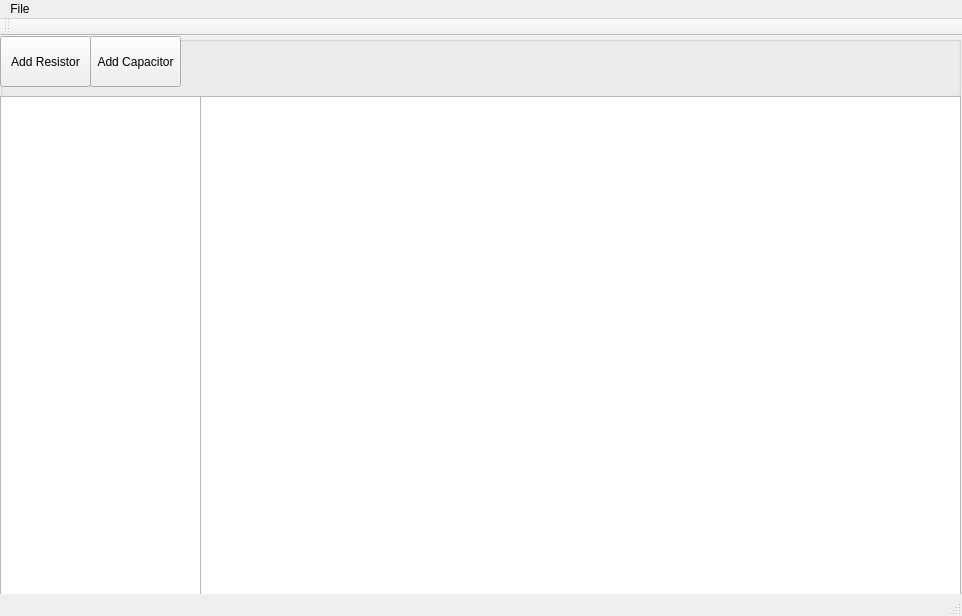
<?xml version="1.0" encoding="UTF-8"?>
<ui version="4.0">
 <class>ApplicationClass</class>
 <widget class="QMainWindow" name="ApplicationClass">
  <property name="geometry">
   <rect>
    <x>0</x>
    <y>0</y>
    <width>962</width>
    <height>616</height>
   </rect>
  </property>
  <property name="windowTitle">
   <string>Application</string>
  </property>
  <widget class="QWidget" name="centralWidget">
   <widget class="QGroupBox" name="groupBox">
    <property name="enabled">
     <bool>true</bool>
    </property>
    <property name="geometry">
     <rect>
      <x>0</x>
      <y>0</y>
      <width>961</width>
      <height>61</height>
     </rect>
    </property>
    <property name="autoFillBackground">
     <bool>true</bool>
    </property>
    <property name="title">
     <string/>
    </property>
    <property name="flat">
     <bool>false</bool>
    </property>
    <property name="checkable">
     <bool>false</bool>
    </property>
    <widget class="QPushButton" name="pushButton">
     <property name="geometry">
      <rect>
       <x>0</x>
       <y>0</y>
       <width>91</width>
       <height>51</height>
      </rect>
     </property>
     <property name="text">
      <string>Add Resistor</string>
     </property>
    </widget>
    <widget class="QPushButton" name="pushButton_2">
     <property name="geometry">
      <rect>
       <x>90</x>
       <y>0</y>
       <width>91</width>
       <height>51</height>
      </rect>
     </property>
     <property name="text">
      <string>Add Capacitor</string>
     </property>
    </widget>
   </widget>
   <widget class="SVGViewer" name="graphicsView">
    <property name="enabled">
     <bool>true</bool>
    </property>
    <property name="geometry">
     <rect>
      <x>200</x>
      <y>60</y>
      <width>761</width>
      <height>501</height>
     </rect>
    </property>
    <property name="contextMenuPolicy">
     <enum>Qt::DefaultContextMenu</enum>
    </property>
   </widget>
   <widget class="QTreeView" name="treeView">
    <property name="geometry">
     <rect>
      <x>0</x>
      <y>60</y>
      <width>201</width>
      <height>501</height>
     </rect>
    </property>
    <property name="horizontalScrollBarPolicy">
     <enum>Qt::ScrollBarAsNeeded</enum>
    </property>
   </widget>
  </widget>
  <widget class="QMenuBar" name="menuBar">
   <property name="geometry">
    <rect>
     <x>0</x>
     <y>0</y>
     <width>962</width>
     <height>21</height>
    </rect>
   </property>
   <widget class="QMenu" name="menuFile">
    <property name="title">
     <string>File</string>
    </property>
    <addaction name="actionNew"/>
    <addaction name="actionOpen"/>
    <addaction name="separator"/>
    <addaction name="actionSave_as"/>
    <addaction name="separator"/>
    <addaction name="actionExit"/>
   </widget>
   <addaction name="menuFile"/>
  </widget>
  <widget class="QToolBar" name="mainToolBar">
   <attribute name="toolBarArea">
    <enum>TopToolBarArea</enum>
   </attribute>
   <attribute name="toolBarBreak">
    <bool>false</bool>
   </attribute>
  </widget>
  <widget class="QStatusBar" name="statusBar"/>
  <action name="actionNew">
   <property name="text">
    <string>New</string>
   </property>
   <property name="shortcut">
    <string>Ctrl+N</string>
   </property>
  </action>
  <action name="actionOpen">
   <property name="text">
    <string>Open</string>
   </property>
   <property name="shortcut">
    <string>Ctrl+O</string>
   </property>
  </action>
  <action name="actionSave">
   <property name="text">
    <string>Save</string>
   </property>
   <property name="shortcut">
    <string>Ctrl+S</string>
   </property>
  </action>
  <action name="actionSave_as">
   <property name="text">
    <string>Save as</string>
   </property>
   <property name="shortcut">
    <string>Ctrl+Shift+S</string>
   </property>
  </action>
  <action name="actionExit">
   <property name="text">
    <string>Exit</string>
   </property>
  </action>
 </widget>
 <layoutdefault spacing="6" margin="11"/>
 <customwidgets>
  <customwidget>
   <class>SVGViewer</class>
   <extends>QGraphicsView</extends>
   <header>svgviewer.h</header>
   <slots>
    <slot>setViewBackground(bool)</slot>
    <slot>setViewOutline(bool)</slot>
    <slot>OpenFile()</slot>
   </slots>
  </customwidget>
 </customwidgets>
 <resources>
  <include location="application.qrc"/>
 </resources>
 <connections>
  <connection>
   <sender>actionExit</sender>
   <signal>triggered()</signal>
   <receiver>ApplicationClass</receiver>
   <slot>close()</slot>
   <hints>
    <hint type="sourcelabel">
     <x>-1</x>
     <y>-1</y>
    </hint>
    <hint type="destinationlabel">
     <x>480</x>
     <y>307</y>
    </hint>
   </hints>
  </connection>
  <connection>
   <sender>actionOpen</sender>
   <signal>triggered()</signal>
   <receiver>ApplicationClass</receiver>
   <slot>OpenFile()</slot>
   <hints>
    <hint type="sourcelabel">
     <x>-1</x>
     <y>-1</y>
    </hint>
    <hint type="destinationlabel">
     <x>480</x>
     <y>307</y>
    </hint>
   </hints>
  </connection>
  <connection>
   <sender>pushButton</sender>
   <signal>clicked()</signal>
   <receiver>ApplicationClass</receiver>
   <slot>AddNewResistor()</slot>
   <hints>
    <hint type="sourcelabel">
     <x>45</x>
     <y>58</y>
    </hint>
    <hint type="destinationlabel">
     <x>480</x>
     <y>307</y>
    </hint>
   </hints>
  </connection>
  <connection>
   <sender>actionSave_as</sender>
   <signal>triggered()</signal>
   <receiver>ApplicationClass</receiver>
   <slot>SaveOpen()</slot>
   <hints>
    <hint type="sourcelabel">
     <x>-1</x>
     <y>-1</y>
    </hint>
    <hint type="destinationlabel">
     <x>480</x>
     <y>307</y>
    </hint>
   </hints>
  </connection>
  <connection>
   <sender>pushButton_2</sender>
   <signal>clicked()</signal>
   <receiver>ApplicationClass</receiver>
   <slot>AddNewCapacitor()</slot>
   <hints>
    <hint type="sourcelabel">
     <x>135</x>
     <y>58</y>
    </hint>
    <hint type="destinationlabel">
     <x>480</x>
     <y>307</y>
    </hint>
   </hints>
  </connection>
 </connections>
 <slots>
  <slot>SetRenderer()</slot>
  <slot>OpenFile()</slot>
  <slot>SaveOpen()</slot>
  <slot>AddNewResistor()</slot>
  <slot>AddNewCapacitor()</slot>
  <slot>Refresh()</slot>
 </slots>
</ui>
